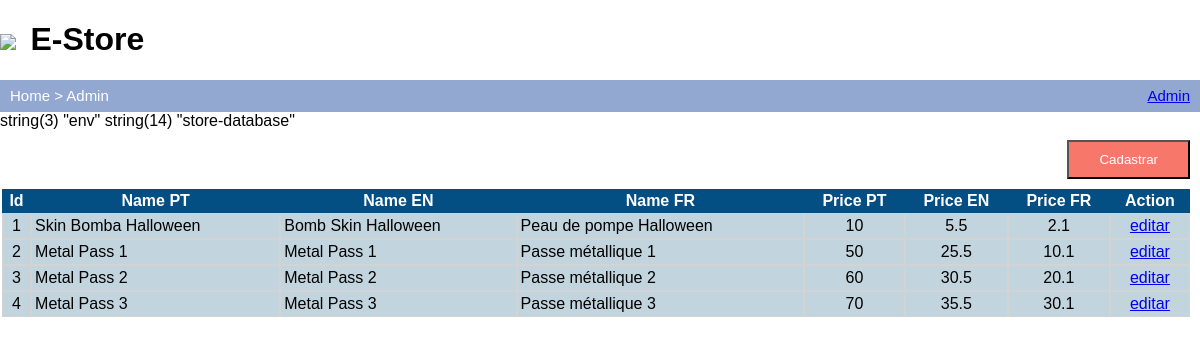
/admin_bkp.php, run on the app's committed database.
### tables this page shows
CREATE TABLE `products` (
	`id` INT(10) NOT NULL AUTO_INCREMENT,
	`name_pt` VARCHAR(200) NULL DEFAULT NULL,
	`name_en` VARCHAR(200) NULL DEFAULT NULL,
	`name_fr` VARCHAR(200) NULL DEFAULT NULL,
	`price_pt` FLOAT NULL DEFAULT NULL,
	`price_en` FLOAT NULL DEFAULT NULL,
	`price_fr` FLOAT NULL DEFAULT NULL,
	`sale_start` DATETIME NULL DEFAULT NULL,
	`sale_end` DATETIME NULL DEFAULT NULL,
	`sale_price_pt` FLOAT NULL DEFAULT NULL,
	`sale_price_en` FLOAT NULL DEFAULT NULL,
	`sale_price_fr` FLOAT NULL DEFAULT NULL,

	PRIMARY KEY (`id`)
)
COLLATE='utf8_general_ci';

### admin_bkp.php (the view, shortened to what this page needs)
<?php
$breadcrumbs = 'Home > Admin';
include('layout/header.php');
?>
<div id="content">
	<button class="incluir_button" style="margin: 10px;" onclick="window.location.href='add_products.php'">Cadastrar</button>
	<table class="table-list" border="0" cellspacing="0" cellpadding="0">
		<tr>
			<th>Id</th>
			<th>Name PT</th>
			<th>Name EN</th>
			<th>Name FR</th>
			<th>Price PT</th>
			<th>Price EN</th>
			<th>Price FR</th>
			<th>Action</th>
		</tr>
<?php
$sql = "SELECT * FROM products";
$result = mysql_query($sql);
if (mysql_num_rows($result) > 0) {
	while($a = mysql_fetch_assoc($result))
    {
?>
	 <tr>
		<td style="text-align: center"><?php echo $a['id']; ?></td>
		<td><?php echo $a['name_pt']; ?></td>
		<td><?php echo $a['name_en']; ?></td>
		<td><?php echo $a['name_fr']; ?></td>
		<td style="text-align: center"><?php echo $a['price_pt']; ?></td>
		<td style="text-align: center"><?php echo $a['price_en']; ?></td>
		<td style="text-align: center"><?php echo $a['price_fr']; ?></td>
		<td style="text-align: center"><a href="edit_products.php">editar</a></td>
 	</tr>
<?php
    }
}
?>
	</table>
</div>
<?php
include('layout/footer.php');

### layout/header.php (shortened to what this page needs)
<!DOCTYPE html>
<html xmlns="http://www.w3.org/1999/xhtml" lang="pt_BR">
<head>
 <link rel="stylesheet" type="text/css" href="style.css">
</head>
<body>
	<div id="header">
			<img src="http://www.hoplon.com/site/img/logo-hoplon.svg"/>
			<h1>E-Store</h1>
	</div>
	<div id="crambs">
		<span><?php echo $breadcrumbs; ?></span>
		<span class="admin"><a href="admin.php">Admin</a>
	</div>

### layout/footer.php (shortened to what this page needs)
</body>
</html>

### style.css (style rules this page uses)
body { padding: 0px; margin: 0px; font-family: sans-serif; }
#header { height: 10vh; }
#header img { padding-top: 1px; margin-top: 2vh; }
#header h1 { display: inline-block; margin-left: 10px; }
#crambs { font-size: 15px; background-color: #92a8d1; height: 25px; padding-top: 7px; color: white; }
#crambs span { margin-left: 10px; }
#crambs span.admin { float: right; margin-right: 10px; }
.incluir_button { background-color: #f7786b; padding: 10px 30px; display: inline-block; color: white; float: right; }
.table-list { margin: 2px; width: 99%; }
.table-list th { background-color: #034f84; border: 1px solid lightgray; color: white; border: 0px; padding: 3px; }
.table-list td { background-color: #c2d4dd; padding: 3px; border: 1px solid lightgray; }

### data on the page
products: id "1", name_pt "Skin Bomba Halloween", name_en "Bomb Skin Halloween", name_fr "Peau de pompe Halloween", price_pt "10", price_en "5.5", price_fr "2.1"
products: id "2", name_pt "Metal Pass 1", name_en "Metal Pass 1", name_fr "Passe métallique 1", price_pt "50", price_en "25.5", price_fr "10.1"
products: id "3", name_pt "Metal Pass 2", name_en "Metal Pass 2", name_fr "Passe métallique 2", price_pt "60", price_en "30.5", price_fr "20.1"
products: id "4", name_pt "Metal Pass 3", name_en "Metal Pass 3", name_fr "Passe métallique 3", price_pt "70", price_en "35.5", price_fr "30.1"

### other printed values
$breadcrumbs "Home > Admin"
